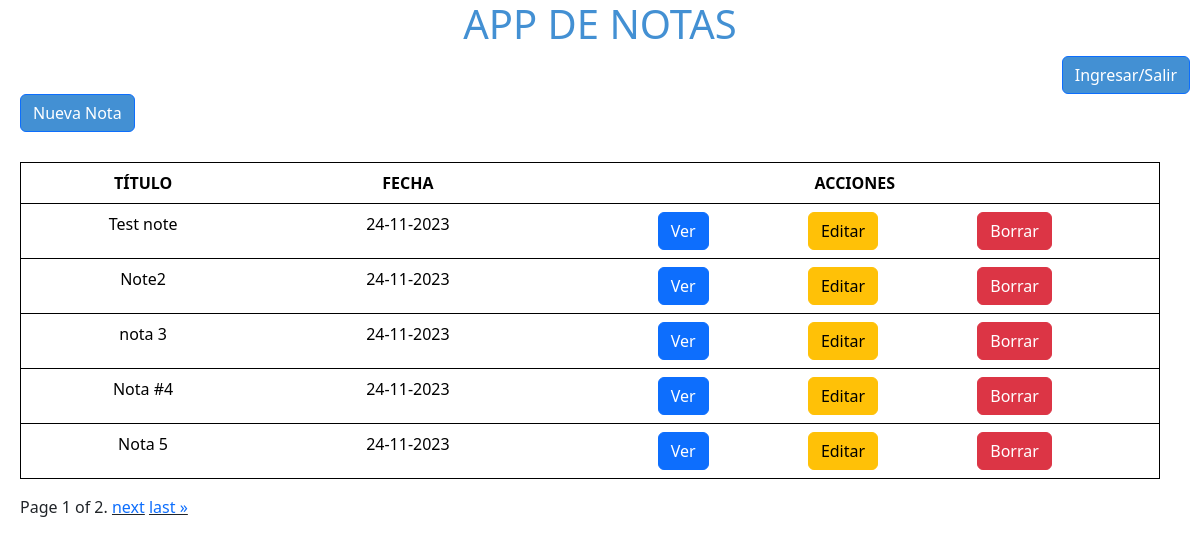
/, run on an earlier commit of the app's database.
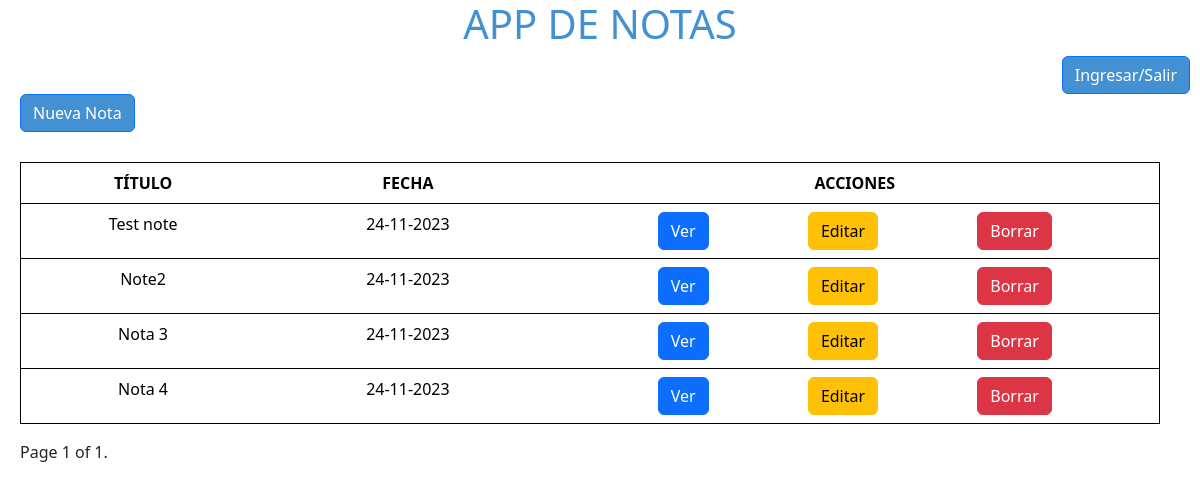
And on a later commit of the database.
### notes/models.py (models this page shows, shortened)
class Note(models.Model):
    title = models.CharField(max_length=30)
    note_body = models.CharField(max_length=200)
    creation_date = models.DateTimeField()

### notes/views.py (the view)
# urls.py: path('', views.notesPage, name='notesPage'),
def notesPage(request):
    notes_list = Note.objects.all().order_by('creation_date').reverse()
    paginator = Paginator(notes_list, 5)
    page_number = request.GET.get('page', 1)
    page_obj = paginator.get_page(page_number)
    template = loader.get_template("mostrarNotas.html")
    context = {"page_obj": page_obj}
    return HttpResponse(template.render(context, request))

### notes/templates/mostrarNotas.html (shortened to what this page needs)
{% extends 'base.html' %}
{% load static %}
{% block body %}
    <body>
        <div class="main-container">
            <div id="title-container">
                <h1 id='title'>APP DE NOTAS</h1>
            </div>
            <div id="in-out-container">
                <a href="#"  id="in-out-btn" class="btn btn-primary">Ingresar/Salir</a>
            </div>
            <div id="new-note-container">
                <a href="{% url 'createNotePage' %}"  id="new-note-btn" class="btn btn-primary">Nueva Nota</a>
            </div>
            <div id="notes-container">
                <table class="table">
                    <thead>
                        <tr>
                            <th scope="col">TÍTULO</th>
                            <th scope="col">FECHA</th>
                            <th scope="col">ACCIONES</th>
                        </tr>
                    </thead>
                    <tbody>
                        {% for note in page_obj %}
                        <tr>
                            <td>{{ note.title }}</td>
                            <td>{{note.creation_date|date:"d-m-Y"}} </td>
                            <td>
                                <div class="actions-container">
                                <a href="{% url 'viewNotePage' note.id page_obj.number %}" class="btn btn-primary">Ver</a> <a href="{% url 'editNotePage' note.id %}" class="btn btn-warning">Editar</a> <a href="{% url 'deleteNotePage' note.id %}" class="btn btn-danger">Borrar</a></td>
                                </div>
                        </tr>
                        {% endfor %}
            <div class="pagination pag">
                <span class="step-links">
                    <span class="current">
                        Page {{ page_obj.number }} of {{ page_obj.paginator.num_pages }}.
                    </span>
                    {% if page_obj.has_next %}
                        <a href="?page={{ page_obj.next_page_number }}" class="link-underline-dark">next</a>
                        <a href="?page={{ page_obj.paginator.num_pages }}" class="link-underline-dark">last &raquo;</a>
                    {% endif %}
                </span>
            </div>
    </body>
{% endblock body %}

### notes/templates/base.html (shortened to what this page needs)
{% load static %}
<!DOCTYPE html>
<html lang="en">
<head>
    <link rel="stylesheet" href="{% static '/css/bootstrap.min.css' %}" / defer>
    <link rel="stylesheet" href="{% static '/css/notesPage.css' %}" defer>
</head>
{% block body %}
{% endblock body %}
</html>

### static/css/notesPage.css (style rules this page uses)
.main-container { display: flex; flex-direction: column; }
#title-container { display: flex; width: 100%; justify-content: center; }
#title-container > h1 { color: rgb(67, 144, 211); }
#in-out-container { display: flex; width: 100%; justify-content: flex-end; }
#in-out-btn, #new-note-btn { border-radius: 6px; background-color: rgb(67, 144, 211); color: white; }
#in-out-btn { margin-right: 10px; }
#new-note-btn, .table { margin-left: 20px; }
.table { border: 1px solid black; width: 95%; margin-top: 30px; text-align: center; }
.actions-container { display: flex; justify-content: space-evenly; }
.pagination { margin-left: 20px; }

What changed in the data, as far as the page shows it:
removed Note: title "Nota 5", creation_date "24-11-2023"
changed Note: title "nota 3" → "Nota 3"
changed Note: title "Nota #4" → "Nota 4"
Also different on the page:
{{ page_obj.paginator.num_pages }}: "2" → "1"
text no longer shown: "next last »"
